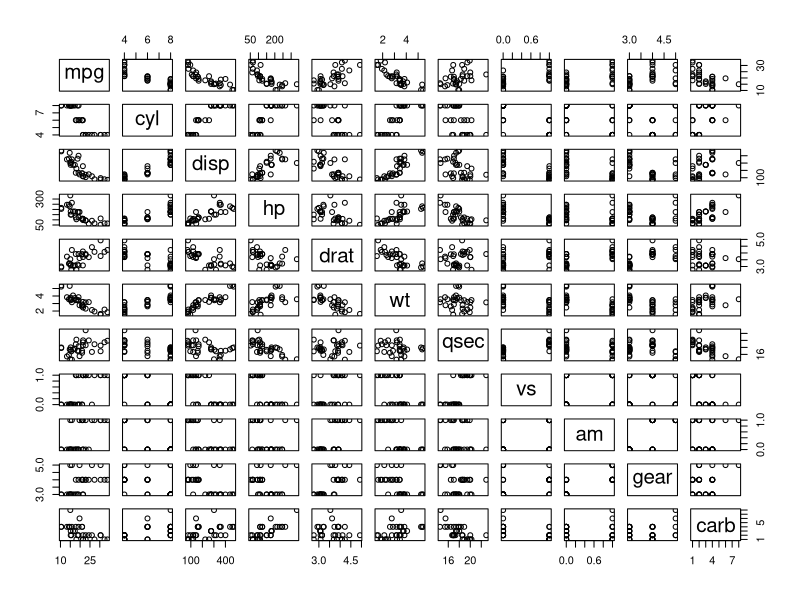
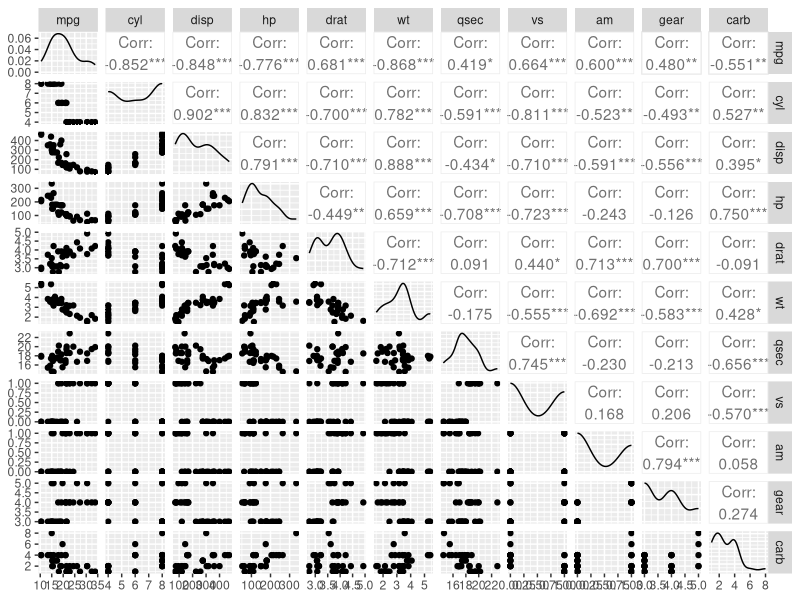
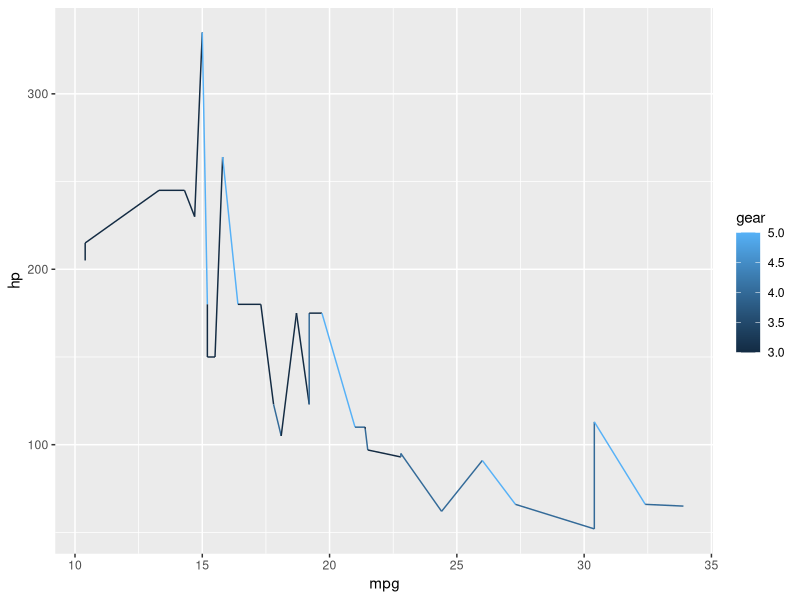
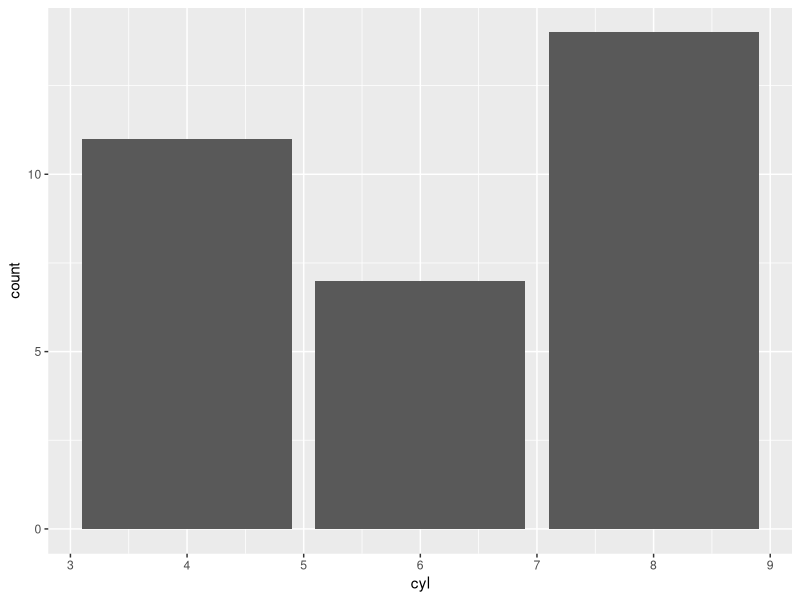
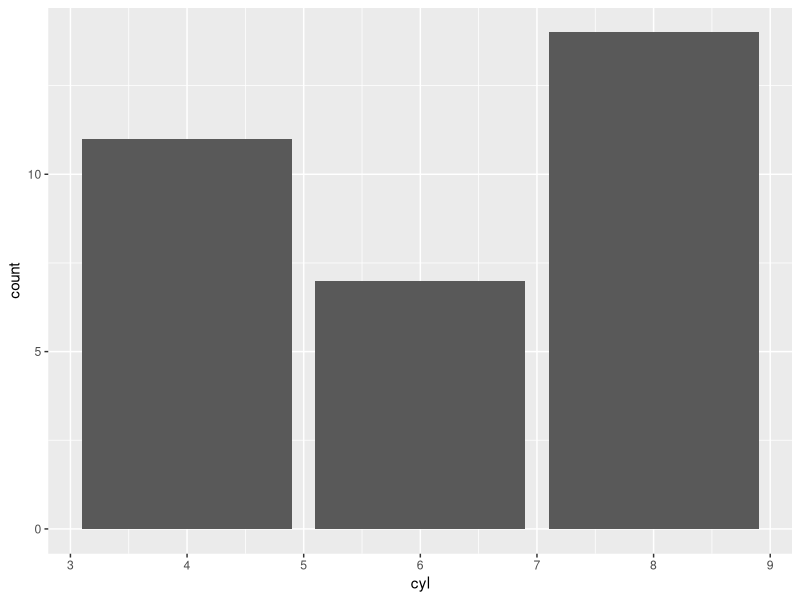
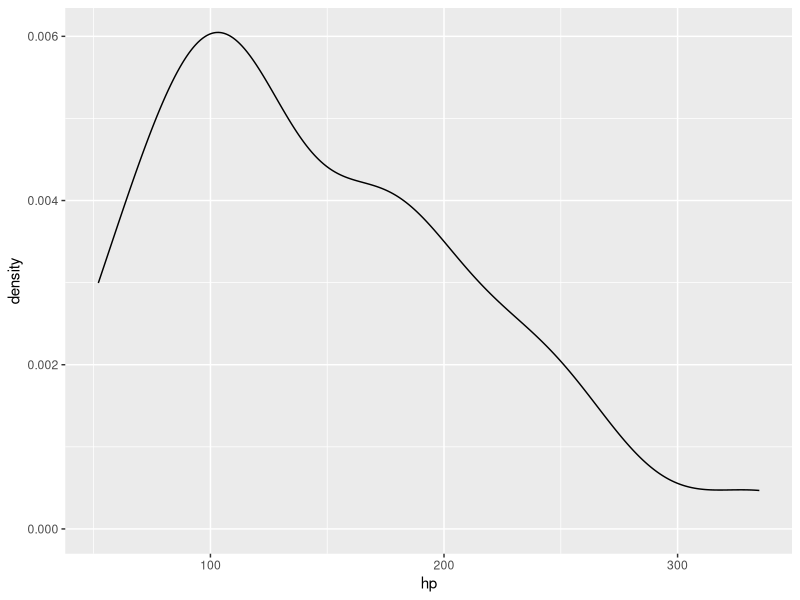
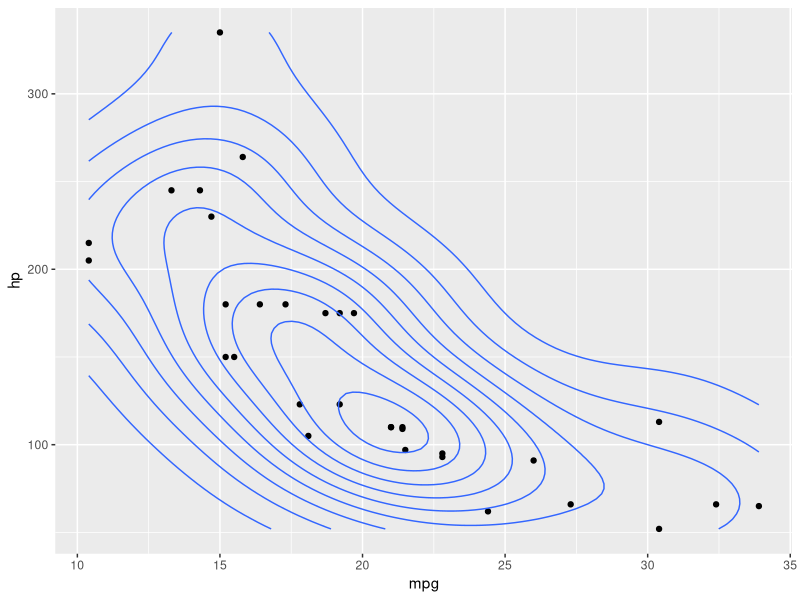
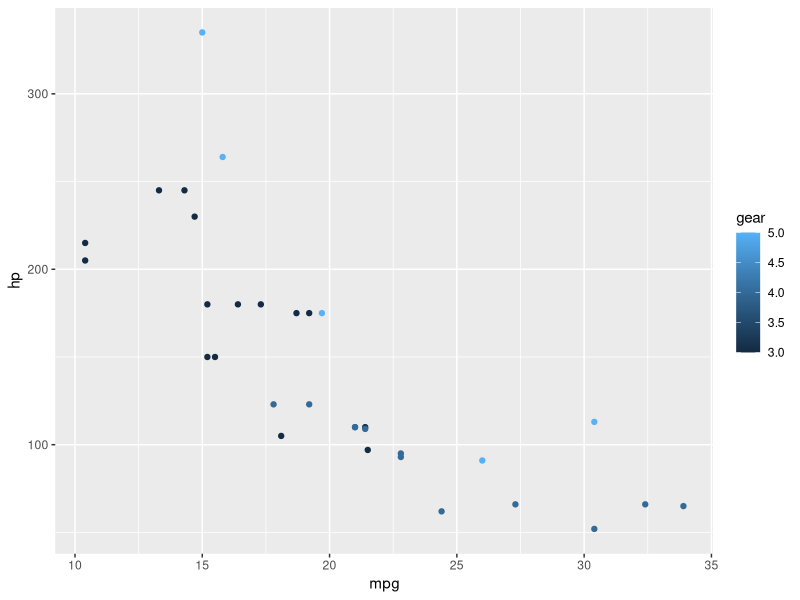

Here is the R script that generated these plots, in order:
View(mtcars)
plot(mtcars)
names(mtcars)
library(GGally)
ggpairs(mtcars)
library(ggplot2)
linep<-ggplot(data = mtcars,mapping = aes(mpg,hp))+geom_line(aes(color = gear))
print(linep)
bars<-ggplot(data = mtcars,mapping = aes(cyl))+geom_bar()
print(bars)
cyl<-ggplot(data = mtcars,mapping = aes(cyl))+geom_bar()
print(cyl)
vb<-ggplot(data = mtcars,mapping = aes(hp))+geom_density()
print(vb)
sd<-ggplot(data = mtcars,mapping = aes(mpg,hp))+geom_point()+geom_density_2d()
print(sd)
poing<-ggplot(data = mtcars,mapping = aes(mpg,hp))+geom_point(aes(color = gear))
print(poing)
mpli<-ggplot(data = mtcars,mapping = aes(disp,hp))+geom_line()+geom_point()
print(mpli)
